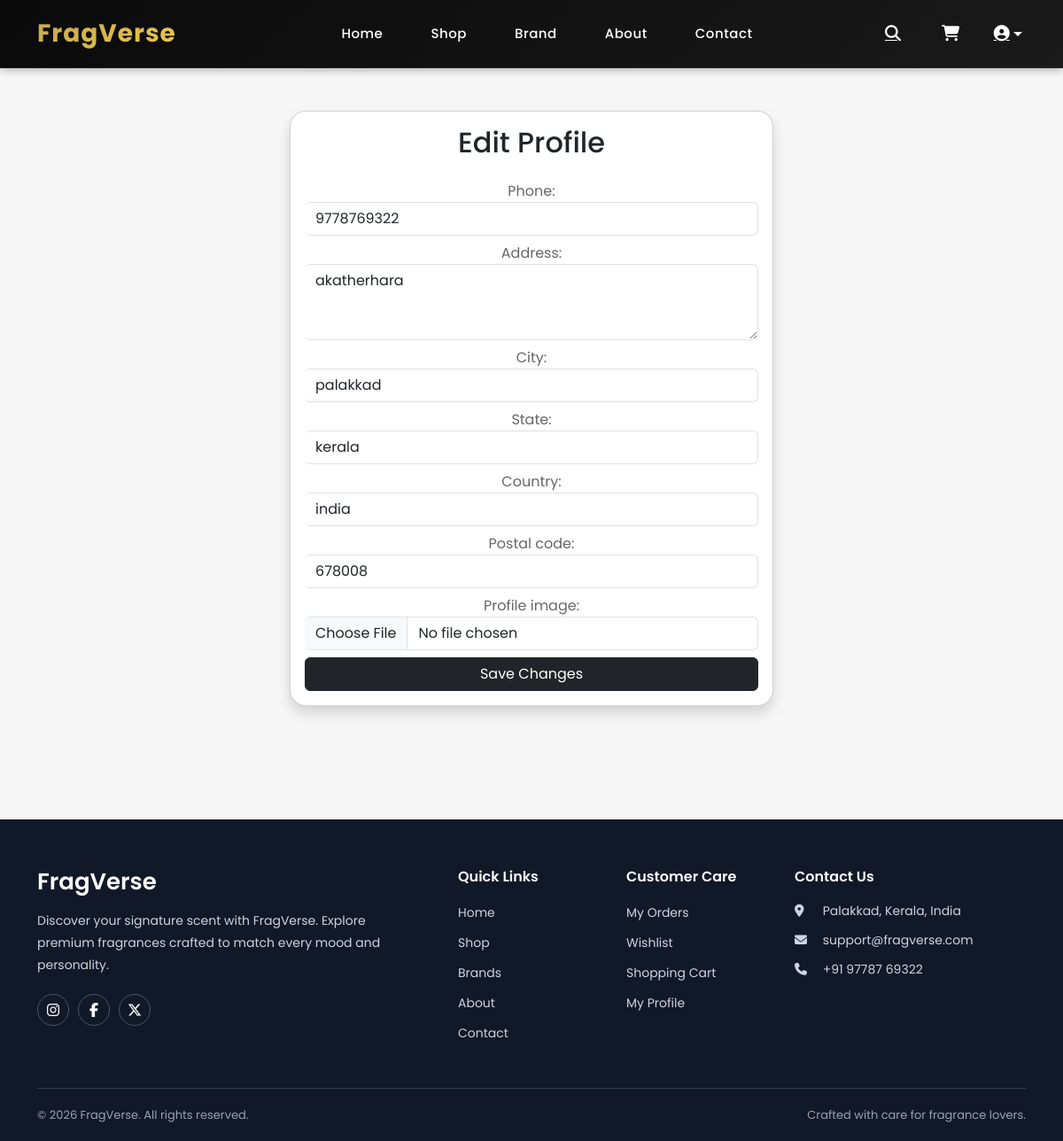
Page /profile/edit/ (signed in) on the committed database.
### accounts/models.py (models this page shows, shortened)
class Profile(models.Model):
    user = models.OneToOneField(User,on_delete=models.CASCADE)
    phone = models.CharField(max_length=15,blank=True)
    address = models.TextField(blank=True)
    city = models.CharField(max_length=100,blank=True)
    state = models.CharField(max_length=100,blank=True)
    country = models.CharField(max_length=100,blank=True)
    postal_code = models.CharField(max_length=20,blank=True)
    profile_image = models.ImageField(
        upload_to="profiles/",
        default="profiles/default.png",
        blank=True
    )

### accounts/views.py (the view)
# urls.py: path("profile/edit/",views.edit_profile,name="edit_profile"),
@login_required(login_url="login")
def edit_profile(request):
    profile = request.user.profile
    if request.method == "POST":
        form = ProfileForm(
            request.POST,
            request.FILES,
            instance=profile
        )
        if form.is_valid():
            form.save()
            messages.success(request, 'Profile updated successfully!')
            return redirect("checkout")
    else:
        form = ProfileForm(instance=profile)
    context = {"form": form}
    return render(request, "edit_profile.html", context)

### accounts/forms.py (shortened to what this page needs)
class ProfileForm(forms.ModelForm):
    class Meta:
        model = Profile
        fields = ['phone', 'address', 'city', 'state', 'country', 'postal_code', 'profile_image']
        widgets = {
            'phone': forms.TextInput(attrs={'class': 'form-control'}),
            'address': forms.Textarea(attrs={'class': 'form-control', 'rows': 3}),
            'city': forms.TextInput(attrs={'class': 'form-control'}),
            'state': forms.TextInput(attrs={'class': 'form-control'}),
            'country': forms.TextInput(attrs={'class': 'form-control'}),
            'postal_code': forms.TextInput(attrs={'class': 'form-control'}),
            'profile_image': forms.FileInput(attrs={'class': 'form-control'}),
        }

### store/cart.py (called while the page is built, shortened)
    def __iter__(self):
        product_ids = []
        variant_ids = []
        invalid_keys = []
        if invalid_keys:
            for key in invalid_keys:
                del self.cart[key]
            self.save()
        products = Product.objects.filter(
            id__in=product_ids
        )
        variants = ProductVariant.objects.filter(
            id__in=variant_ids
        )
        product_dict = {
            product.id: product
            for product in products
        }
        variant_dict = {
            variant.id: variant
            for variant in variants
        }

    def get_total_quantity(self):
        total = 0
        for item in self:
            total += item["quantity"]
        return total

    def __len__(self):
        return self.get_total_quantity()

### store/context_processors.py (called while the page is built)
def cart(request):
  return {"cart": Cart(request)}

def wishlist(request):
    if request.user.is_authenticated:
        wishlist_product_ids = set(
            Wishlist.objects.filter(
                user=request.user
            ).values_list(
                "product_id",
                flat=True
            )
        )
    else:
        wishlist_product_ids = set()
    return {
        "wishlist_product_ids": wishlist_product_ids
    }

### templates/edit_profile.html (shortened to what this page needs)
{% extends "base.html" %}
{% block content %}
<div class="container py-5">
    <div class="row justify-content-center">
        <div class="col-lg-6">
            <div class="card shadow">
                <div class="card-body">
                    <h2 class="text-center mb-4"> Edit Profile </h2>
                    <form
                        method="POST"
                        enctype="multipart/form-data"
                    >
                        {{ form.as_p }}
                        <button class="btn btn-dark w-100"> Save Changes </button>
                    </form>
                </div>
            </div>
        </div>
    </div>
</div>
{% endblock %}

### rows in the picture
Profile: phone "9778769322", address "akatherhara", city "palakkad", state "kerala", country "india", postal_code "678008"
